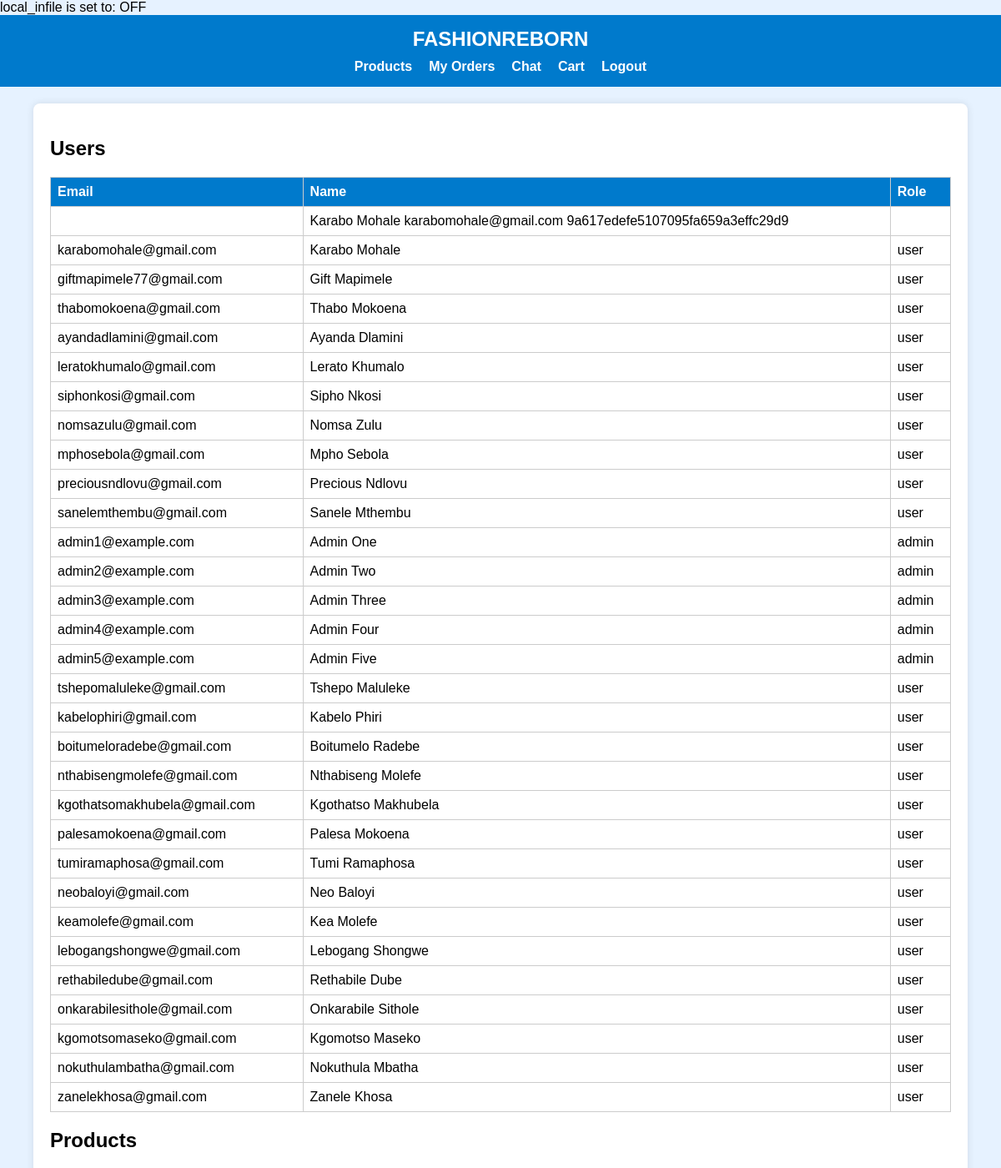
Screenshot of /admin.php (signed in, upper part) with the database file from the repository.
### tables this page shows
CREATE TABLE `tbluser` (
  `user_id` int(11) NOT NULL,
  `name` varchar(100) NOT NULL,
  `email` varchar(100) NOT NULL,
  `password` varchar(255) NOT NULL,
  `role` enum('user','admin') DEFAULT 'user'
);

### admin.php (the view, shortened to what this page needs)
<?php
include 'DBConn.php';
include 'header.php';
?>
<div class="container">
    <h2>Users</h2>
    <?php
    $sql = "SELECT * FROM tbluser";
    $result = $conn->query($sql);
    echo "<table class='orders-table'>";
    echo "<tr><th>Email</th><th>Name</th><th>Role</th></tr>";
    while ($row = $result->fetch_assoc()) {
        echo "<tr><td>{$row['email']}</td><td>{$row['name']}</td><td>{$row['role']}</td></tr>";
    }
    echo "</table>";
    ?>
    <h2>Products</h2>
</div>
</body>
</html>

### style.css (style rules this page uses)
body { font-family: Arial, sans-serif; background-color: #e6f2ff; margin: 0; padding: 0; }
.container { width: 90%; margin: 20px auto; background: white; padding: 20px; border-radius: 8px; box-shadow: 0 0 10px rgba(0,0,0,0.1); }
table { width: 100%; border-collapse: collapse; margin-bottom: 20px; }
table th, table td { border: 1px solid #ccc; padding: 8px; text-align: center; }
table th { background-color: #3399ff; color: white; }
.orders-table { width: 100%; border-collapse: collapse; margin-top: 20px; }
.orders-table th, .orders-table td { border: 1px solid #ccc; padding: 8px; text-align: left; }
.orders-table th { background-color: #007acc; color: white; }

### rows the page displays
tbluser: name "Karabo Mohale karabomohale@gmail.com 9a617edefe5107095fa659a3effc29d9"
tbluser: email "karabomohale@gmail.com", name "Karabo Mohale", role "user"
tbluser: email "giftmapimele77@gmail.com", name "Gift Mapimele", role "user"
tbluser: email "thabomokoena@gmail.com", name "Thabo Mokoena", role "user"
tbluser: email "ayandadlamini@gmail.com", name "Ayanda Dlamini", role "user"
tbluser: email "leratokhumalo@gmail.com", name "Lerato Khumalo", role "user"
tbluser: email "siphonkosi@gmail.com", name "Sipho Nkosi", role "user"
tbluser: email "nomsazulu@gmail.com", name "Nomsa Zulu", role "user"
tbluser: email "mphosebola@gmail.com", name "Mpho Sebola", role "user"
tbluser: email "preciousndlovu@gmail.com", name "Precious Ndlovu", role "user"
tbluser: email "sanelemthembu@gmail.com", name "Sanele Mthembu", role "user"
tbluser: email "admin1@example.com", name "Admin One", role "admin"
tbluser: email "admin2@example.com", name "Admin Two", role "admin"
tbluser: email "admin3@example.com", name "Admin Three", role "admin"
tbluser: email "admin4@example.com", name "Admin Four", role "admin"
tbluser: email "admin5@example.com", name "Admin Five", role "admin"
tbluser: email "tshepomaluleke@gmail.com", name "Tshepo Maluleke", role "user"
tbluser: email "kabelophiri@gmail.com", name "Kabelo Phiri", role "user"
tbluser: email "boitumeloradebe@gmail.com", name "Boitumelo Radebe", role "user"
tbluser: email "nthabisengmolefe@gmail.com", name "Nthabiseng Molefe", role "user"
tbluser: email "kgothatsomakhubela@gmail.com", name "Kgothatso Makhubela", role "user"
tbluser: email "palesamokoena@gmail.com", name "Palesa Mokoena", role "user"
tbluser: email "tumiramaphosa@gmail.com", name "Tumi Ramaphosa", role "user"
tbluser: email "neobaloyi@gmail.com", name "Neo Baloyi", role "user"
tbluser: email "keamolefe@gmail.com", name "Kea Molefe", role "user"
tbluser: email "lebogangshongwe@gmail.com", name "Lebogang Shongwe", role "user"
tbluser: email "rethabiledube@gmail.com", name "Rethabile Dube", role "user"
tbluser: email "onkarabilesithole@gmail.com", name "Onkarabile Sithole", role "user"
tbluser: email "kgomotsomaseko@gmail.com", name "Kgomotso Maseko", role "user"
tbluser: email "nokuthulambatha@gmail.com", name "Nokuthula Mbatha", role "user"
tbluser: email "zanelekhosa@gmail.com", name "Zanele Khosa", role "user"

### other values shown
$row['Value'] "OFF"
